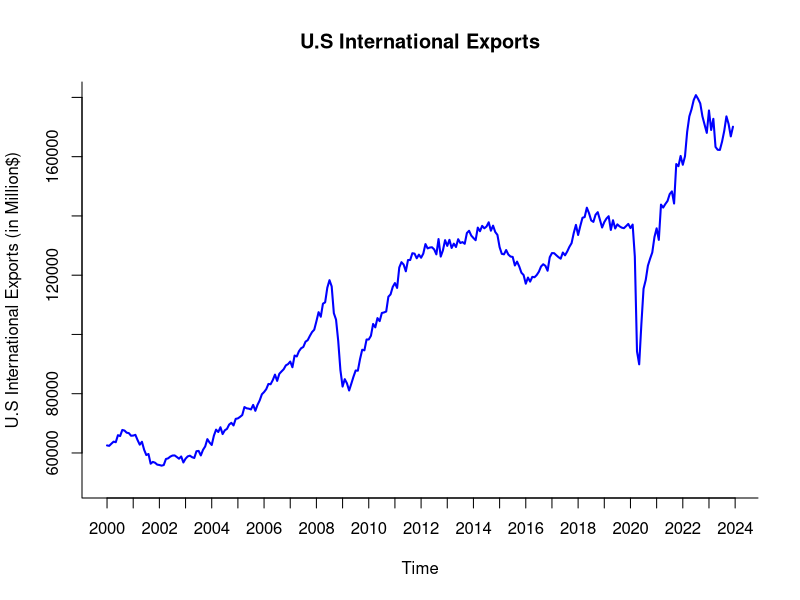
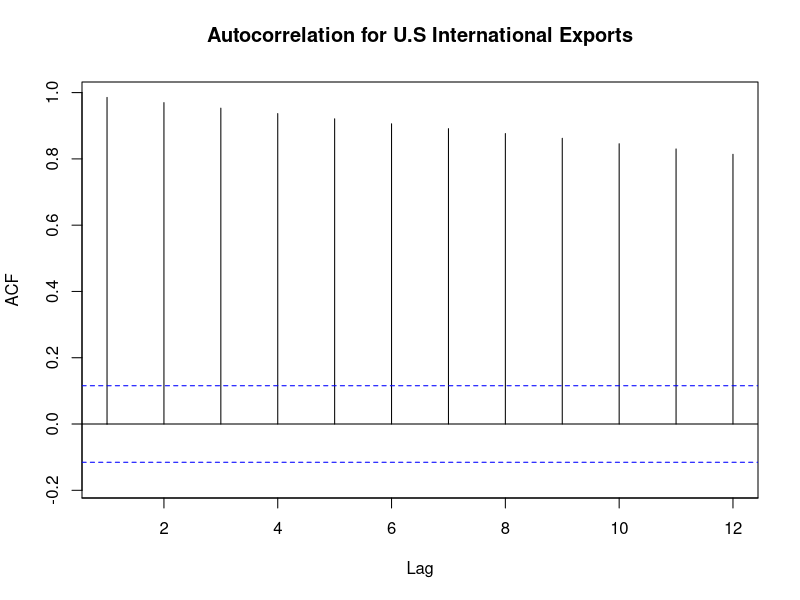
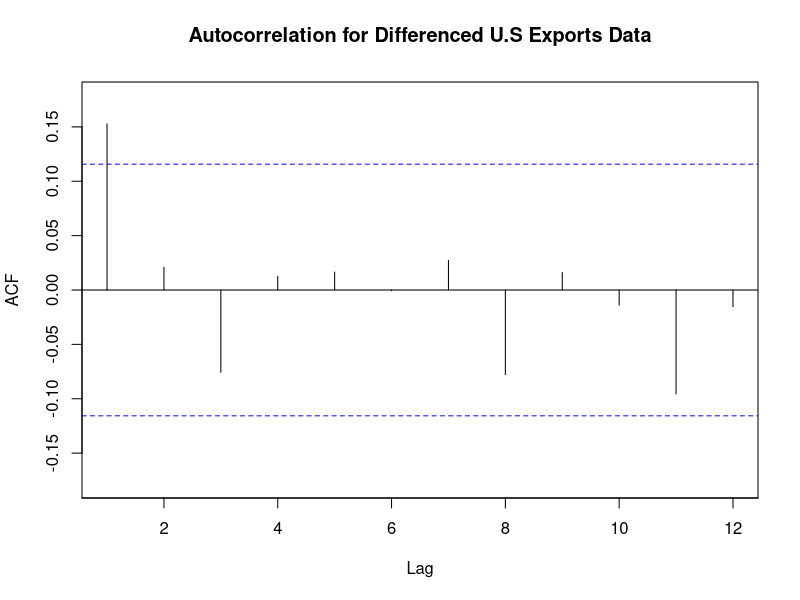
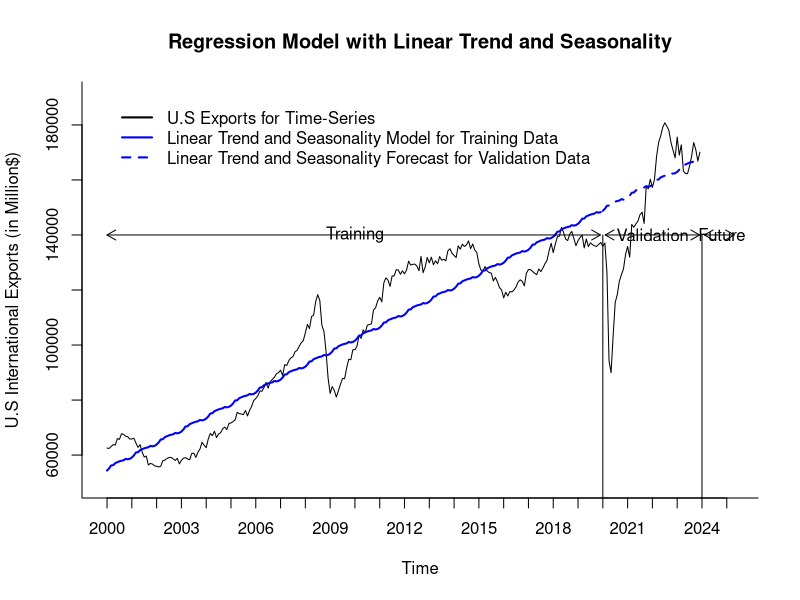
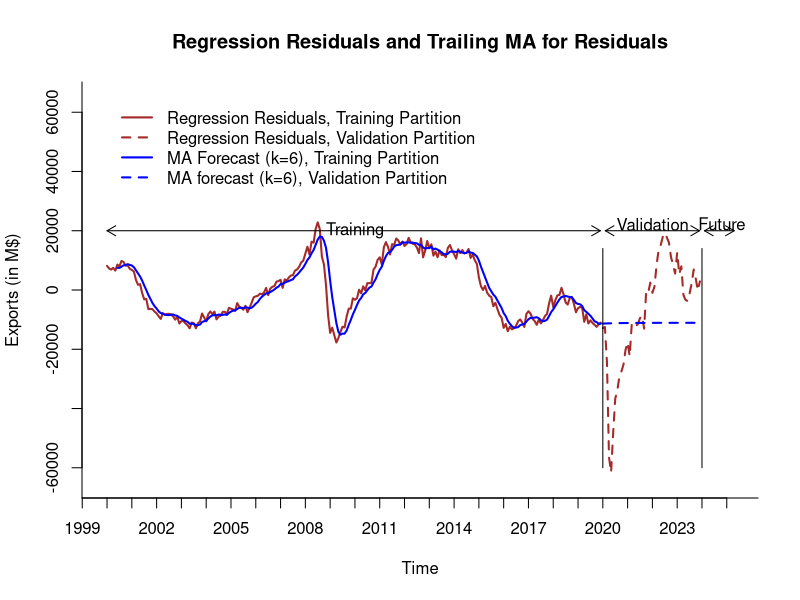
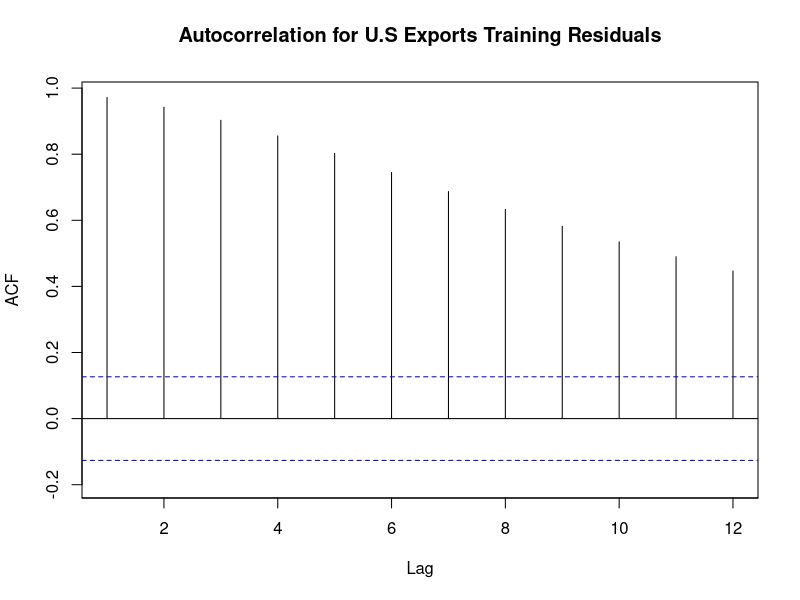
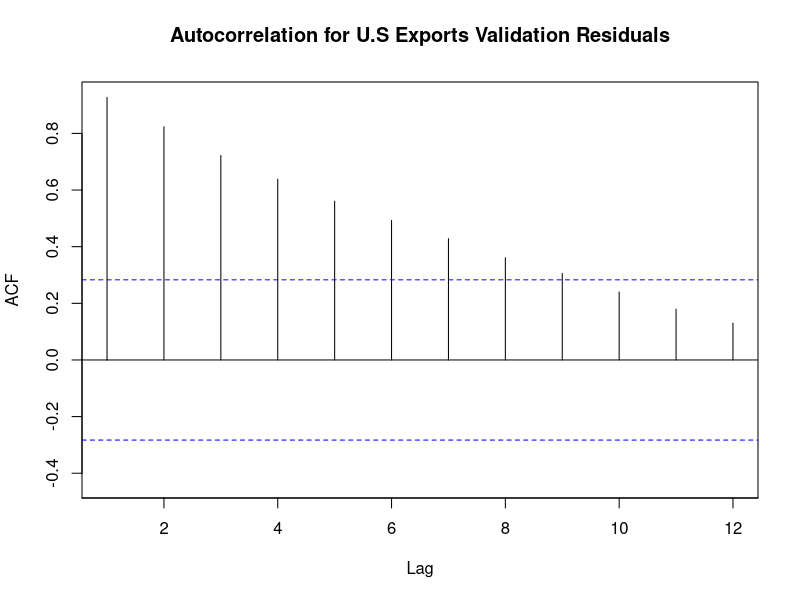
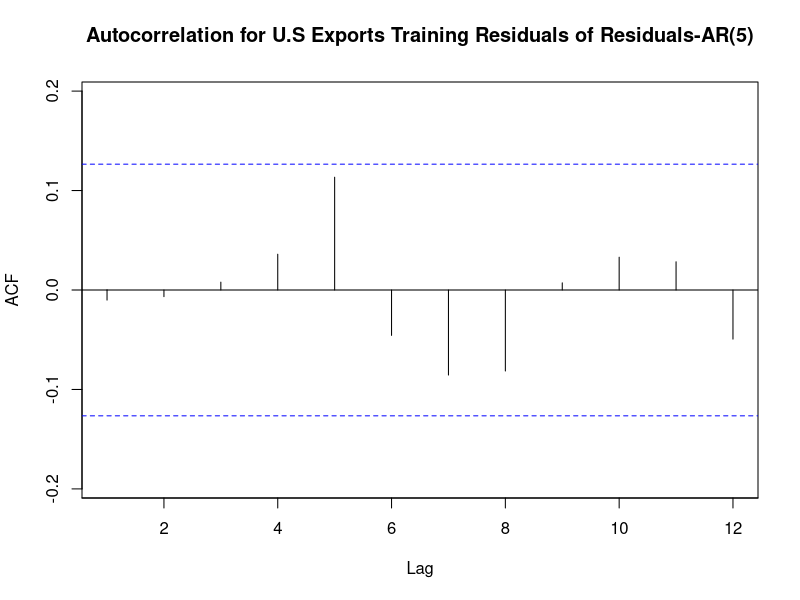

Write the R code that produced these figures, in order.
## USE FORECAST LIBRARY.
library(readxl)
library(forecast)
library(zoo)

## CREATE DATA FRAME. 

# Set working directory for locating files.
setwd("C:/Users/STSC/Desktop/Time-series Project")

# Create data frame.
Exports.data <- read_excel("Us_Monthly_exports_2000-2023.xlsx")

# See the first 6 records of the file.
head(Exports.data)
tail(Exports.data)

exports.ts <- ts(Exports.data$Value, 
                   start = c(2000, 1), end = c(2023, 12), freq = 12)
exports.ts

## Use plot() to plot time series data  
plot(exports.ts, 
     xlab = "Time", ylab = "U.S International Exports (in Million$)", 
     ylim = c(50000, 180000), xaxt = 'n',
     main = "U.S International Exports",
     bty = "l", lwd = 2, col="blue")

# Establish x-axis scale interval for time in months.
axis(1, at = seq(2000, 2024, 1), labels = format(seq(2000, 2024, 1)))

# Use Acf() function to identify autocorrelation and plot autocorrelation
# for different lags.
autocor <- Acf(exports.ts, lag.max = 12, 
               main = "Autocorrelation for U.S International Exports")

# Display autocorrelation coefficients for various lags.
Lag <- round(autocor$lag, 0)

ACF <- round(autocor$acf, 3)
data.frame(Lag, ACF)

# Predictability-test
exports.ar1<- Arima(exports.ts, order = c(1,0,0))
summary(exports.ar1)

# Apply z-test to test the null hypothesis that beta 
# coefficient of AR(1) is equal to 1.
ar1 <- 0.9970
s.e. <- 0.0035
null_mean <- 1
alpha <- 0.05
z.stat <- (ar1-null_mean)/s.e.
z.stat
p.value <- pnorm(z.stat)
p.value
if (p.value<alpha) {
  "Reject null hypothesis"
} else {
  "Accept null hypothesis"
}

# Create first differenced data using lag1.
diff.exports.ts <- diff(exports.ts, lag = 1)
diff.exports.ts

# Use Acf() function to identify autocorrealtion for first differenced 
# Amtrak Ridership, and plot autocorrelation for different lags 
# (up to maximum of 12).
Acf(diff.exports.ts, lag.max = 12, 
    main = "Autocorrelation for Differenced U.S Exports Data")

nValid <- 48 
nTrain <- length(exports.ts) - nValid
train.ts <- window(exports.ts, start = c(2000, 1), end = c(2000, nTrain))
valid.ts <- window(exports.ts, start = c(2000, nTrain + 1), 
                   end = c(2000, nTrain + nValid))

# Use tslm() function to create linear trend and seasonal model.
train.lin.season <- tslm(train.ts ~ trend + season)

# See summary of linear trend and seasonality model and associated parameters.
summary(train.lin.season)

train.lin.season.res <- train.lin.season$residuals
train.lin.season.res

ma.trail.res <- rollmean(train.lin.season.res, k = 6, align = "right")
ma.trail.res

# Apply forecast() function to make predictions for ts with 
# linear trend and seasonality data in validation set.  
train.lin.season.pred <- forecast(train.lin.season, h = nValid, level = 0)
train.lin.season.pred

# Plot ts data, linear trend and seasonality data, and predictions for validation period.
plot(exports.ts, 
     xlab = "Time", ylab = "U.S International Exports (in Million$)", 
     ylim = c(50000, 190000), bty = "l",
     xlim = c(2000, 2025.25), xaxt = "n",
     main = "Regression Model with Linear Trend and Seasonality", 
     ) 
axis(1, at = seq(2000, 2025, 1), labels = format(seq(2000, 2025, 1)))
lines(train.lin.season$fitted, col = "blue", lwd = 2, lty = 1)
lines(train.lin.season.pred$mean, col = "blue", lwd = 2, lty = 2)
legend(2000,190000, legend = c("U.S Exports for Time-Series", 
                             "Linear Trend and Seasonality Model for Training Data",
                             "Linear Trend and Seasonality Forecast for Validation Data"), 
       col = c("black", "blue" , "blue"), 
       lty = c(1, 1, 2), lwd =c(2, 2, 2), bty = "n")

# Plot on the chart vertical lines and horizontal arrows
# describing training, validation, and future prediction intervals.
lines(c(2020, 2020), c(0, 140000))
lines(c(2024, 2024), c(0, 140000))
text(2010, 140000, "Training")
text(2022, 140000, "Validation")
text(2024.8, 140000, "Future")
arrows(2000, 140000, 2019.9, 140000, code = 3, length = 0.1,
       lwd = 1, angle = 30)
arrows(2020.1, 140000, 2023.9, 140000, code = 3, length = 0.1,
       lwd = 1, angle = 30)
arrows(2024.1, 140000, 2025.3, 140000, code = 3, length = 0.1,
       lwd = 1, angle = 30)

# Regression residuals in validation period.
train.lin.season.res.valid <- valid.ts - train.lin.season.pred$mean
train.lin.season.res.valid

# Create residuals forecast for validation period.
ma.trail.res.pred <- forecast(ma.trail.res, h = nValid, level = 0)
ma.trail.res.pred

# Plot residuals and MA residuals forecast in training and validation partitions. 
plot(train.lin.season.res, 
     xlab = "Time", ylab = "Exports (in M$)", ylim = c(-65000, 65000), 
     bty = "l", xlim = c(2000, 2025.25), xaxt = "n",
     main = "Regression Residuals and Trailing MA for Residuals", 
     col = "brown", lwd =2) 
axis(1, at = seq(1991, 2025, 1), labels = format(seq(1991, 2025, 1)))
lines(train.lin.season.res.valid, col = "brown", lwd = 2, lty = 2)
lines(ma.trail.res, col = "blue", lwd = 2, lty = 1)
lines(ma.trail.res.pred$mean, col = "blue", lwd = 2, lty = 2)
legend(2000,65000, legend = c("Regression Residuals, Training Partition", 
                            "Regression Residuals, Validation Partition",
                            "MA Forecast (k=6), Training Partition", 
                            "MA forecast (k=6), Validation Partition"), 
       col = c("brown", "brown", "blue", "blue"), 
       lty = c(1, 2, 1, 2), lwd =c(2, 2, 2, 2), bty = "n")


lines(c(2020, 2020), c(-60000, 14000))
lines(c(2024, 2024), c(-60000, 14000))
text(2010, 20000, "Training")
text(2022, 22200, "Validation")
text(2024.8, 22200, "Future")
arrows(2000, 20000, 2019.9, 20000, code = 3, length = 0.1,
       lwd = 1, angle = 30)
arrows(2020.1, 20000, 2023.9, 20000, code = 3, length = 0.1,
       lwd = 1, angle = 30)
arrows(2024.1, 20000, 2025.3, 20000, code = 3, length = 0.1,
       lwd = 1, angle = 30)

# Develop two-level forecast for validation period by combining  
# regression forecast and trailing MA forecast for residuals.
fst.2level <- train.lin.season.pred$mean + ma.trail.res.pred$mean
fst.2level

valid.df <- round(data.frame(valid.ts, train.lin.season.pred$mean, 
                             ma.trail.res.pred$mean, 
                             fst.2level ), 3)
names(valid.df) <- c("Exports", "Regression.Fst", 
                     "MA.Residuals.Fst", "Combined.Fst(MA1)"
                     )
valid.df



Acf(train.lin.season.pred$residuals, lag.max = 12, 
    main = "Autocorrelation for U.S Exports Training Residuals")
Acf(valid.ts - train.lin.season.pred$mean, lag.max = 12, 
    main = "Autocorrelation for U.S Exports Validation Residuals")

res.ar1 <- Arima(train.lin.season$residuals, order = c(5,0,0))
summary(res.ar1)

res.ar1.pred <- forecast(res.ar1, h = nValid, level = 0)
res.ar1.pred

Acf(res.ar1$residuals, lag.max = 12, 
    main = "Autocorrelation for U.S Exports Training Residuals of Residuals-AR(5)")

# Plot residuals and AR1 residuals forecast in training and validation partitions. 
plot(train.lin.season.res, 
     xlab = "Time", ylab = "Exports (in M$)", ylim = c(-65000, 85000), 
     bty = "l", xlim = c(2000, 2025.25), xaxt = "n",
     main = "Regression Residuals and AR(5) for Residuals", 
     col = "brown", lwd =2) 
axis(1, at = seq(1991, 2025, 1), labels = format(seq(1991, 2025, 1)))
lines(train.lin.season.res.valid, col = "brown", lwd = 2, lty = 2)
lines(res.ar1$fitted, col = "blue", lwd = 2, lty = 1)
lines(res.ar1.pred$mean, col = "blue", lwd = 2, lty = 2)
legend(2000,85000, legend = c("Regression Residuals, Training Partition", 
                              "Regression Residuals, Validation Partition",
                              "AR(5) Forecast, Training Partition", 
                              "AR(5) forecast, Validation Partition"), 
       col = c("brown", "brown", "blue", "blue"), 
       lty = c(1, 2, 1, 2), lwd =c(2, 2, 2, 2), bty = "n")


lines(c(2020, 2020), c(-60000, 14000))
lines(c(2024, 2024), c(-60000, 14000))
text(2010, 20000, "Training")
text(2022, 20000, "Validation")
text(2024.8, 20000, "Future")
arrows(2000, 20000, 2019.9, 20000, code = 3, length = 0.1,
       lwd = 1, angle = 30)
arrows(2020.1, 20000, 2023.9, 20000, code = 3, length = 0.1,
       lwd = 1, angle = 30)
arrows(2024.1, 20000, 2025.3, 20000, code = 3, length = 0.1,
       lwd = 1, angle = 30)


snd.2level <- train.lin.season.pred$mean + res.ar1.pred$mean
snd.2level

valid.df <- round(data.frame(valid.ts, train.lin.season.pred$mean, 
                             res.ar1.pred$mean, 
                             snd.2level ), 3)
names(valid.df) <- c("Exports", "Regression.Fst", 
                      "AR(5).Residuals.Fst", 
                     "Combined.Fst(AR5)")
valid.df


train.hw.ZZZ <- ets(train.ts, model = "ZZZ")
train.hw.ZZZ

# Use forecast() function to make predictions using this HW model with 
# validation period (nValid). 
# Show predictions in tabular format.
train.hw.ZZZ.pred <- forecast(train.hw.ZZZ, h = nValid, level = 0)
train.hw.ZZZ.pred


plot(exports.ts, 
     xlab = "Time", ylab = "U.S International Exports (in Million$)", 
     ylim = c(50000, 185000), bty = "l",
     xlim = c(2000, 2025.25), xaxt = "n",
     main = "HW Model with Automatic Selection Of Parameters", 
) 
axis(1, at = seq(2000, 2025, 1), labels = format(seq(2000, 2025, 1)))
lines(train.hw.ZZZ$fitted, col = "blue", lwd = 2, lty = 1)
lines(train.hw.ZZZ.pred$mean, col = "blue", lwd = 2, lty = 2)
legend(2000,185000, legend = c("U.S Exports for Time-Series", 
                               "HW Model for Training Data",
                               "HW Model Forecast for Validation Data"), 
       col = c("black", "blue" , "blue"), 
       lty = c(1, 1, 2), lwd =c(2, 2, 2), bty = "n")

# Plot on the chart vertical lines and horizontal arrows
# describing training, validation, and future prediction intervals.
lines(c(2020, 2020), c(0, 140000))
lines(c(2024, 2024), c(0, 140000))
text(2010, 140000, "Training")
text(2022, 145000, "Validation")
text(2024.8, 140000, "Future")
arrows(2000, 140000, 2019.9, 140000, code = 3, length = 0.1,
       lwd = 1, angle = 30)
arrows(2020.1, 140000, 2023.9, 140000, code = 3, length = 0.1,
       lwd = 1, angle = 30)
arrows(2024.1, 140000, 2025.3, 140000, code = 3, length = 0.1,
       lwd = 1, angle = 30)


train.auto.arima <- auto.arima(train.ts)
summary(train.auto.arima)

# Apply forecast() function to make predictions for ts with 
# auto ARIMA model in validation set.  
train.auto.arima.pred <- forecast(train.auto.arima, h = nValid, level = 0)
train.auto.arima.pred

plot(exports.ts, 
     xlab = "Time", ylab = "U.S International Exports (in Million$)", 
     ylim = c(50000, 185000), bty = "l",
     xlim = c(2000, 2025.25), xaxt = "n",
     main = "Auto ARIMA Model", 
) 
axis(1, at = seq(2000, 2025, 1), labels = format(seq(2000, 2025, 1)))
lines(train.auto.arima$fitted, col = "blue", lwd = 2, lty = 1)
lines(train.auto.arima.pred$mean, col = "blue", lwd = 2, lty = 2)
legend(2000,185000, legend = c("U.S Exports for Time-Series", 
                               "Auto ARIMA Model for Training Data",
                               "Auto ARIMA Model Forecast for Validation Data"), 
       col = c("black", "blue" , "blue"), 
       lty = c(1, 1, 2), lwd =c(2, 2, 2), bty = "n")

# Plot on the chart vertical lines and horizontal arrows
# describing training, validation, and future prediction intervals.
lines(c(2020, 2020), c(0, 140000))
lines(c(2024, 2024), c(0, 140000))
text(2010, 140000, "Training")
text(2022, 145000, "Validation")
text(2024.8, 140000, "Future")
arrows(2000, 140000, 2019.9, 140000, code = 3, length = 0.1,
       lwd = 1, angle = 30)
arrows(2020.1, 140000, 2023.9, 140000, code = 3, length = 0.1,
       lwd = 1, angle = 30)
arrows(2024.1, 140000, 2025.3, 140000, code = 3, length = 0.1,
       lwd = 1, angle = 30)

# Using Acf() function, create autocorrelation chart of auto ARIMA 
# model residuals.
Acf(train.auto.arima$residuals, lag.max = 12, 
    main = "Autocorrelations of Auto ARIMA Model Residuals")

round(accuracy(train.lin.season.pred$mean, valid.ts), 3)
round(accuracy(fst.2level, valid.ts), 3)
round(accuracy(snd.2level, valid.ts), 3)
round(accuracy(train.hw.ZZZ.pred$mean, valid.ts), 3)
round(accuracy(train.auto.arima.pred$mean, valid.ts), 3)

# training with entire dataset for future prediction
tot.trend.seas <- tslm(exports.ts ~ trend  + season)
summary(tot.trend.seas)

# Create regression forecast for future 12 periods.
tot.trend.seas.pred <- forecast(tot.trend.seas, h = 12, level = 0)
tot.trend.seas.pred

# Identify and display regression residuals for entire data set.
tot.trend.seas.res <- tot.trend.seas$residuals
tot.trend.seas.res

# Use trailing MA to forecast residuals for entire data set.
tot.ma.trail.res <- rollmean(tot.trend.seas.res, k = 6, align = "right")
tot.ma.trail.res

# Create forecast for trailing MA residuals for future 12 periods.
tot.ma.trail.res.pred <- forecast(tot.ma.trail.res, h = 12, level = 0)
tot.ma.trail.res.pred

# Develop 2-level forecast for future 12 periods by combining 
# regression forecast and trailing MA for residuals for future
# 12 periods.
tot.fst.2level <- tot.trend.seas.pred$mean + tot.ma.trail.res.pred$mean
tot.fst.2level

residual.ar5 <- Arima(tot.trend.seas.res, order = c(5,0,0))
residual.ar5.pred <- forecast(residual.ar5, h = 12, level = 0)

# Use summary() to identify parameters of AR(1) model.
summary(residual.ar5)

# Use Acf() function to identify autocorrelation for the residuals of residuals 
# and plot autocorrelation for different lags (up to maximum of 12).
Acf(residual.ar5$residuals, lag.max = 12, 
    main = "Autocorrelation for Residuals of Residuals for Entire Data Set")


# Identify forecast for the future 12 periods as sum of linear trend and 
# seasonal model and AR(1) model for residuals.
tot.snd.2level <- tot.trend.seas.pred$mean + residual.ar5.pred$mean
tot.snd.2level

HW.ZZZ <- ets(exports.ts, model = "ZZZ")
HW.ZZZ 

# Use forecast() function to make predictions using this HW model for
# 12 month into the future.
HW.ZZZ.pred <- forecast(HW.ZZZ, h = 12 , level = 0)
HW.ZZZ.pred


auto.arima <- auto.arima(exports.ts)
summary(auto.arima)

auto.arima.pred <- forecast(auto.arima, h = 12, level = 0)
auto.arima.pred

# Use Acf() function to create autocorrelation chart of auto ARIMA 
# model residuals.
Acf(auto.arima$residuals, lag.max = 12, 
    main = "Autocorrelations of Auto ARIMA Model Residuals")

future12.df <- round(data.frame(tot.trend.seas.pred$mean, tot.fst.2level, tot.snd.2level, 
                                HW.ZZZ.pred$mean, auto.arima.pred$mean), 3)
names(future12.df) <- c("Regression.Fst", "Regression.MA.Fst", "Regression.AR5.Fst","HW.Fst","Auto.ARIMA.Fst")
future12.df

round(accuracy(tot.trend.seas.pred$fitted, exports.ts), 3)
round(accuracy(tot.trend.seas.pred$fitted+tot.ma.trail.res, exports.ts), 3)
round(accuracy(tot.trend.seas.pred$fitted+residual.ar5$fitted, exports.ts), 3)
round(accuracy(HW.ZZZ.pred$fitted, exports.ts), 3)
round(accuracy(auto.arima.pred$fitted, exports.ts), 3)
round(accuracy((naive(exports.ts))$fitted, exports.ts), 3)
round(accuracy((snaive(exports.ts))$fitted, exports.ts), 3)


plot(exports.ts, 
     xlab = "Time", ylab = "U.S International Exports (in Million$)", 
     ylim = c(50000, 185000), bty = "l",
     xlim = c(2000, 2025.25), xaxt = "n",
     main = "Two-Level Forecast: Regression with Trend and Seasonlity + AR(5)
     for Residuals", 
) 
axis(1, at = seq(2000, 2025, 1), labels = format(seq(2000, 2025, 1)))
lines(tot.trend.seas.pred$fitted+residual.ar5$fitted, col = "blue", lwd = 2, lty = 1)
lines(tot.snd.2level, col = "blue", lwd = 2, lty = 2)
legend(2000,185000, legend = c("U.S Exports for Training and Validation", 
                               "Regression + AR(5) for Training and Valiadtion Periods",
                               "Regression + AR(5) Forecast for 12 Future Periods"), 
       col = c("black", "blue" , "blue"), 
       lty = c(1, 1, 2), lwd =c(2, 2, 2), bty = "n")

# Plot on the chart vertical lines and horizontal arrows
# describing training, validation, and future prediction intervals.
lines(c(2020, 2020), c(0, 140000))
lines(c(2024, 2024), c(0, 140000))
text(2010, 140000, "Training")
text(2022, 145000, "Validation")
text(2024.8, 140000, "Future")
arrows(2000, 140000, 2019.9, 140000, code = 3, length = 0.1,
       lwd = 1, angle = 30)
arrows(2020.1, 140000, 2023.9, 140000, code = 3, length = 0.1,
       lwd = 1, angle = 30)
arrows(2024.1, 140000, 2025.3, 140000, code = 3, length = 0.1,
       lwd = 1, angle = 30)


plot(exports.ts, 
     xlab = "Time", ylab = "U.S International Exports (in Million$)", 
     ylim = c(50000, 185000), bty = "l",
     xlim = c(2000, 2025.25), xaxt = "n",
     main = "Holt-Winter's Automated Model for Entire Data Set and Forecast for Future 12 Periods", 
) 
axis(1, at = seq(2000, 2025, 1), labels = format(seq(2000, 2025, 1)))
lines(HW.ZZZ.pred$fitted, col = "blue", lwd = 2, lty = 1)
lines(HW.ZZZ.pred$mean, col = "blue", lwd = 2, lty = 2)
legend(2000,185000, legend = c("U.S Exports for Training and Validation", 
                               "HW Model for Training and Valiadtion Periods",
                               "HW Model Forecast for 12 Future Periods"), 
       col = c("black", "blue" , "blue"), 
       lty = c(1, 1, 2), lwd =c(2, 2, 2), bty = "n")

# Plot on the chart vertical lines and horizontal arrows
# describing training, validation, and future prediction intervals.
lines(c(2020, 2020), c(0, 140000))
lines(c(2024, 2024), c(0, 140000))
text(2010, 140000, "Training")
text(2022, 145000, "Validation")
text(2024.8, 140000, "Future")
arrows(2000, 140000, 2019.9, 140000, code = 3, length = 0.1,
       lwd = 1, angle = 30)
arrows(2020.1, 140000, 2023.9, 140000, code = 3, length = 0.1,
       lwd = 1, angle = 30)
arrows(2024.1, 140000, 2025.3, 140000, code = 3, length = 0.1,
       lwd = 1, angle = 30)


plot(exports.ts, 
     xlab = "Time", ylab = "U.S International Exports (in Million$)", 
     ylim = c(50000, 185000), bty = "l",
     xlim = c(2000, 2025.25), xaxt = "n",
     main = "Auto ARIMA Model for Entire Dataset", 
) 
axis(1, at = seq(2000, 2025, 1), labels = format(seq(2000, 2025, 1)))
lines(auto.arima.pred$fitted, col = "blue", lwd = 2, lty = 1)
lines(auto.arima.pred$mean, col = "blue", lwd = 2, lty = 2)
legend(2000,185000, legend = c("U.S Exports for Training and Validation", 
                               "Auto ARIMA for Training and Valiadtion Periods",
                               "Auto ARIMA Forecast for 12 Future Periods"), 
       col = c("black", "blue" , "blue"), 
       lty = c(1, 1, 2), lwd =c(2, 2, 2), bty = "n")

# Plot on the chart vertical lines and horizontal arrows
# describing training, validation, and future prediction intervals.
lines(c(2020, 2020), c(0, 140000))
lines(c(2024, 2024), c(0, 140000))
text(2010, 140000, "Training")
text(2022, 145000, "Validation")
text(2024.8, 140000, "Future")
arrows(2000, 140000, 2019.9, 140000, code = 3, length = 0.1,
       lwd = 1, angle = 30)
arrows(2020.1, 140000, 2023.9, 140000, code = 3, length = 0.1,
       lwd = 1, angle = 30)
arrows(2024.1, 140000, 2025.3, 140000, code = 3, length = 0.1,
       lwd = 1, angle = 30)

train.ts
valid.ts
